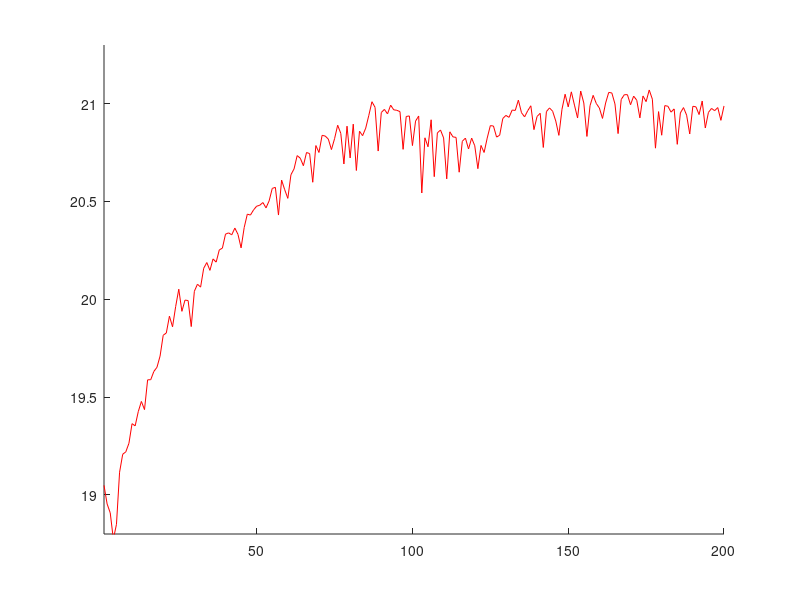

Recreate this plot in MATLAB.
%% Initialize Parameters

clc
clear

H(:,:,1,1)=[-0.0482 - 1.2463i   0.4868 - 2.0530i;-0.2119 - 0.1843i  -0.5308 - 0.2194i];
    H(:,:,1,2)=[-0.4955 + 1.3151i  -0.5052 + 0.1263i;-0.4955 + 1.3151i  -0.5052 + 0.1263i];
    H(:,:,2,1)=[0.1879 - 0.2238i   0.6055 + 0.3696i;0.5788 - 0.0921i  -0.2295 - 1.4727i];
    H(:,:,2,2)=[1.0676 + 0.2811i   0.1977 + 0.8887i;1.0676 + 0.2811i   0.1977 + 0.8887i];

N_realization = 100; % Number of times to run simulation 
iter = 200;

%% Start Loop
for realization_idx = 1 : N_realization
        realization_idx

    %% one iteration per block

    InitialGu = [1 1;1 1];    % receive filter unicast
    for k = 1:2
        InitialGu(:, k) = InitialGu(:, k)/norm(InitialGu(:, k));
    end
    
   Gu = InitialGu;
   
    for numiters = 1:iter
        %% bi-directional training
        Bfw = sign(randn(10,2));
        Bbw = sign(randn(10,2));
          
            %%phase 1: backward training to update beamformer
            for sym_idx = 1:10
                for user_idx = 1 : 2
                
                Y1(:,sym_idx,user_idx) = H(:,:,user_idx,user_idx)'*Gu(:,user_idx)*Bbw(sym_idx,user_idx) + sqrt(10^(-3))*(randn(2,1)+1i*randn(2,1))/sqrt(2);
                    for interf_idx = 1 : 2
                            if interf_idx ~= user_idx
                            Y1(:,sym_idx,user_idx) = Y1(:,sym_idx,user_idx) +  H(:,:,interf_idx, user_idx)'*Gu(:,interf_idx)*Bbw(sym_idx,interf_idx);
                            end
                    end
                end 
            end
            
            for user_idx = 1 : 2
            Vu(:,user_idx) = inv(Y1(:,:,user_idx)*Y1(:,:,user_idx)')*Y1(:,:,user_idx)*Bbw(:,user_idx);
            Vu(:,user_idx) = Vu(:,user_idx)/norm(Vu(:,user_idx));
            end
            
            %%phase 2: forward training to update receive filter
            for sym_idx = 1:10
            for user_idx = 1 : 2
                
                Y2(:,sym_idx,user_idx) = H(:,:,user_idx,user_idx)*(Vu(:,user_idx)*Bfw(sym_idx,user_idx)  ) + sqrt(10^(-3))*(randn(2,1)+1i*randn(2,1))/sqrt(2);
                    for interf_idx = 1 : 2
                            if interf_idx ~= user_idx
                            Y2(:,sym_idx,user_idx) = Y2(:,sym_idx,user_idx) +  H(:,:,user_idx,interf_idx)*Vu(:,interf_idx)*Bfw(sym_idx,interf_idx) ;
                            end
                    end
            end
            end
            
            for user_idx = 1 : 2
            Gu(:,user_idx) = inv(Y2(:,:,user_idx)*Y2(:,:,user_idx)')*Y2(:,:,user_idx)*Bfw(:,user_idx);
            Gu(:,user_idx) = Gu(:,user_idx)/norm(Gu(:,user_idx));
            end
            
        %end
        
        
                 for k = 1:2
                 signal = norm(Gu(:,k)'* H(:,:,k,k)*Vu(:,k))^2;
  
                 interference = 0;
                 for interf_idx = 1 : 2
                    if interf_idx ~= k
                        interference = interference + norm(  Gu(:,k)'* H(:,:,k,interf_idx)*(Vu(:,interf_idx))   )^2;
                    end
                 end
    
                 noise = Gu(:,k)'*Gu(:,k)*10^(-3);
                 rate(k) = log2(1+signal/(noise+interference));

                 end
                 averagerate(realization_idx, numiters) = rate(1)+rate(2);

    end
            
    
end

hold on
plot(1:iter, mean(averagerate), 'r');
axis([1 numiters 18.8 21.3])

